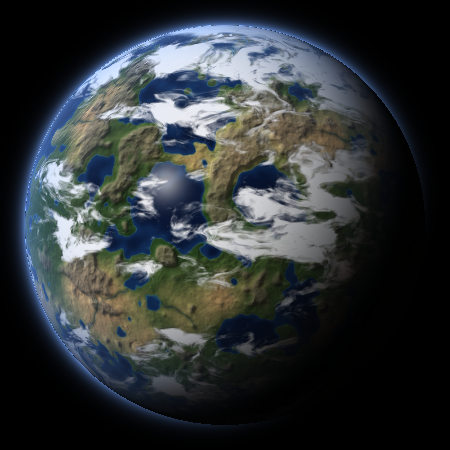
#> input picture tools/Selene/out/selene-globe.png, 450 x 450 px, given in place of moonmap.png, which was not available
$ python paint_selene.py
#> lines starting #> are read from the running program, lines starting #| are printed output that depends on the picture; after the words box and inside, x2 and y2 are one past the last pixel; in counts of white or black regions, pixels touching at a corner belong together; pictures that were not available may be replaced by others from this repository, and a replacement may not be noted
### tools/Selene/selene_lib.py
"""Shared pieces of the Selene painter: sphere-sampled noise, wrap-aware
filters, and the river tracer.

Every map here is equirectangular, 2:1, longitude -180..180 left to right.
Filters wrap horizontally and clamp vertically, and noise is sampled on
the unit sphere rather than the flat map, so nothing seams at the date
line or pinches at the poles.
"""
import numpy as np
from scipy import ndimage

RiverCount = 60
RiverMinLength = 70


def blur(a, sigma):
    # wrap horizontally (longitude), clamp vertically (poles)
    return ndimage.gaussian_filter(a, sigma, mode=('nearest', 'wrap'))


def smoothstep(e0, e1, x):
    t = np.clip((x - e0) / (e1 - e0), 0, 1)
    return t * t * (3 - 2 * t)


def mix(a, b, t):
    return a + (b - a) * t[..., None]


def sphere_coords(h, w):
    lat = (0.5 - (np.arange(h) + 0.5) / h) * np.pi
    lon = ((np.arange(w) + 0.5) / w) * 2 * np.pi - np.pi
    lon, lat = np.meshgrid(lon, lat)
    x = np.cos(lat) * np.cos(lon)
    y = np.cos(lat) * np.sin(lon)
    z = np.sin(lat)
    return x, y, z, np.degrees(lat)


class Noise3:
    """Value noise on a 3D lattice, trilinear, fBm on top."""

    def __init__(self, seed, size=64):
        rng = np.random.default_rng(seed)
        self.size = size
        self.grid = rng.random((size, size, size))

    def value(self, x, y, z):
        n = self.size
        xi, yi, zi = np.floor(x), np.floor(y), np.floor(z)
        fx, fy, fz = x - xi, y - yi, z - zi
        fx, fy, fz = [f * f * (3 - 2 * f) for f in (fx, fy, fz)]
        xi, yi, zi = [v.astype(np.int64) % n for v in (xi, yi, zi)]
        g = self.grid
        res = 0
        for dx in (0, 1):
            for dy in (0, 1):
                for dz in (0, 1):
                    wgt = ((fx if dx else 1 - fx) * (fy if dy else 1 - fy) *
                           (fz if dz else 1 - fz))
                    res = res + wgt * g[(xi + dx) % n, (yi + dy) % n,
                                        (zi + dz) % n]
        return res

    def fbm(self, x, y, z, freq, octaves, gain=0.5):
        total, amp, norm = 0, 1.0, 0
        for o in range(octaves):
            f = freq * (2 ** o)
            total = total + amp * self.value(x * f + 17.3 * o, y * f + 5.1 * o,
                                             z * f + 9.7 * o)
            norm += amp
            amp *= gain
        return total / norm # 0..1, centered ~0.5


def stamp_disc(target, pr, pc, radius):
    h, w = target.shape
    for rr in range(int(pr - radius - 1), int(pr + radius + 2)):
        if rr < 0 or rr >= h:
            continue
        for cc in range(int(pc - radius - 1), int(pc + radius + 2)):
            v = min(max(radius + 0.5 - np.hypot(rr - pr, cc - pc), 0), 1)
            if v > target[rr, cc % w]:
                target[rr, cc % w] = v


def trace_rivers(height, water, land_h, rng):
    h, w = height.shape
    rivers = np.zeros_like(height)
    lakes = np.zeros_like(height)
    # a river that comes near another one joins it instead of running beside
    taken = np.zeros(height.shape, dtype=bool)
    cand = np.argwhere((~water) & (land_h > 0.25) & (land_h < 0.9))
    # keep away from the smeared polar rows
    cand = cand[(cand[:, 0] > h * 0.22) & (cand[:, 0] < h * 0.78)]
    rng.shuffle(cand)
    made = 0
    for r0, c0 in cand:
        if made >= RiverCount:
            break
        if taken[r0, c0]:
            continue
        path = [(r0, c0)]
        r, c = r0, c0 # c is unwrapped, so the smoothing below never jumps
        seen = {(r, c % w)}
        ended_in_water = False
        for _ in range(900):
            best, br, bc = height[r, c % w], None, None
            for dr in (-1, 0, 1):
                for dc in (-1, 0, 1):
                    if dr == 0 and dc == 0:
                        continue
                    rr, cc = r + dr, c + dc
                    if rr < 0 or rr >= h:
                        continue
                    if height[rr, cc % w] < best:
                        best, br, bc = height[rr, cc % w], rr, cc
            if br is None:
                break # a pit: may become a lake below
            r, c = br, bc
            if (r, c % w) in seen:
                break
            seen.add((r, c % w))
            path.append((r, c))
            if water[r, c % w] or taken[r, c % w]:
                ended_in_water = True
                break
        if len(path) < RiverMinLength:
            continue
        pts = np.array(path, dtype=np.float64)
        # an 8-way walk draws stairs; a moving average turns them into bends
        k = 21
        padded = np.vstack([np.repeat(pts[:1], k, 0), pts, np.repeat(pts[-1:], k, 0)])
        kernel = np.ones(k) / k
        smooth = np.stack([np.convolve(padded[:, j], kernel, 'same')[k:-k]
                           for j in (0, 1)], axis=1)
        # a slope-following walk runs straight for long stretches; real
        # rivers do not, so bend it sideways along its own length
        tangent = np.gradient(smooth, axis=0)
        tangent /= np.linalg.norm(tangent, axis=1, keepdims=True) + 1e-9
        normal = np.stack([-tangent[:, 1], tangent[:, 0]], axis=1)
        s_len = np.arange(len(smooth), dtype=np.float64)
        phase = rng.uniform(0, 2 * np.pi, 2)
        swing = (3.5 * np.sin(s_len / 11.0 + phase[0]) +
                 2.0 * np.sin(s_len / 4.7 + phase[1]))
        fade = np.minimum(1, np.minimum(s_len, s_len[::-1]) / 12.0)
        smooth += normal * (swing * fade)[:, None]
        smooth[-1] = pts[-1] # the mouth stays where the water is
        n = len(smooth)
        for i in range(n - 1):
            a, b = smooth[i], smooth[i + 1]
            width = 0.7 + 1.5 * (i / n)
            steps = max(int(np.hypot(*(b - a)) * 2), 1)
            for t in np.linspace(0, 1, steps, endpoint=False):
                pr, pc = a + (b - a) * t
                stamp_disc(rivers, pr, pc, width)
        for pr, pc in pts.astype(int):
            rr0, rr1 = max(pr - 9, 0), min(pr + 10, h)
            cols = np.arange(pc - 9, pc + 10) % w
            taken[rr0:rr1][:, cols] = True
        if not ended_in_water and rng.random() < 0.4:
            pr, pc = smooth[-1]
            stamp_disc(lakes, pr, pc, rng.uniform(3, 7))
        made += 1
    return rivers, lakes, made

### tools/Selene/paint_selene.py
"""Paints Selene - the living anti-moon of the lore - over the menu's moon
map, aiming at "photo from orbit", not "atlas".

Dark albedo (old lava plains) stands in for lowland and becomes sea, so
the Moon's face stays recognizable. Land colour comes from a climate
model: latitude belts, moisture from the coast, cold with height. Relief
is baked in as hill shading, rivers are forest corridors. Clouds and the
water mask are separate maps so a renderer can spin the clouds on their
own and put a sun glint on the sea.

  python paint_selene.py [moonmap.png]        surface + water mask
  python paint_selene.py clouds               cloud layer

Outputs go to out/, 2048x1024 like the menu's moonmap:
  selenemap.png         surface
  selenemap-water.png   255 = sea (ice excluded)
  selenemap-clouds.png  255 = opaque cloud

Every random choice is seeded: the same moonmap gives the same planet.
"""
import sys
from pathlib import Path

import numpy as np
from PIL import Image
from scipy import ndimage
from selene_lib import Noise3, blur, smoothstep, mix, sphere_coords, trace_rivers

OutDir = Path(__file__).parent / 'out'

Seed = 1999
SeaShare = 0.28 # darkest share of the lit rows that becomes water
IceCapLat = 72.0
MinLakeArea = 40 # water specks smaller than this (px) dry up
ReliefStrength = 4.0


def C(*v):
    return np.array(v, dtype=np.float64)[None, None] / 255


def climate_moisture(lat, noise_field, coast_dist):
    alat = np.abs(lat)
    # Hadley cells: wet equator, dry 20-30, wet storm tracks 45-60
    belt = (0.62 * np.exp(-(lat / 13.0) ** 2) +
            0.50 * np.exp(-((alat - 52) / 13.0) ** 2) + 0.18)
    coast = 0.30 * np.exp(-coast_dist / 55.0)
    return np.clip(belt + coast + (noise_field - 0.5) * 0.95, 0, 1.2)


def hillshade(height, lat):
    # equirect texels are narrower toward the poles: steepen x accordingly
    coslat = np.clip(np.cos(np.radians(lat)), 0.15, 1)
    gy = np.gradient(height, axis=0)
    # x wraps around the date line; np.gradient would go one-sided there
    gx = (np.roll(height, -1, axis=1) - np.roll(height, 1, axis=1)) / 2
    gx = gx / coslat
    nx, ny, nz = -gx * ReliefStrength, gy * ReliefStrength, np.ones_like(gx)
    norm = np.sqrt(nx * nx + ny * ny + nz * nz)
    light = np.array([-0.6, 0.6, 0.53]) # from north-west, fairly low
    light /= np.linalg.norm(light)
    shade = (nx * light[0] + ny * light[1] + nz * light[2]) / norm
    flat = light[2]
    return shade / flat # 1.0 = flat ground


def paint(moonmap_path):
#> called with moonmap_path = 'moonmap.png'
    src = np.asarray(Image.open(moonmap_path).convert('RGB'), dtype=np.float64) / 255
    albedo = src.mean(axis=2)
    h, w = albedo.shape
#> h = 450; w = 450
    x, y, z, lat = sphere_coords(h, w)
    alat = np.abs(lat)
    noise = Noise3(Seed)
    rng = np.random.default_rng(Seed)

    coast_coarse = noise.fbm(x, y, z, 6.0, 5) - 0.5
    coast_fine = noise.fbm(x + 9, y, z, 40.0, 3) - 0.5
    moist_noise = noise.fbm(x + 3, y, z, 3.5, 5)
    grain = noise.fbm(x, y + 7, z, 26.0, 3) - 0.5
#> call 4 of fbm, with freq = 26, octaves = 3, gain = 0.5
#> after the loop in fbm (call 4), `for o in range(octaves):`:
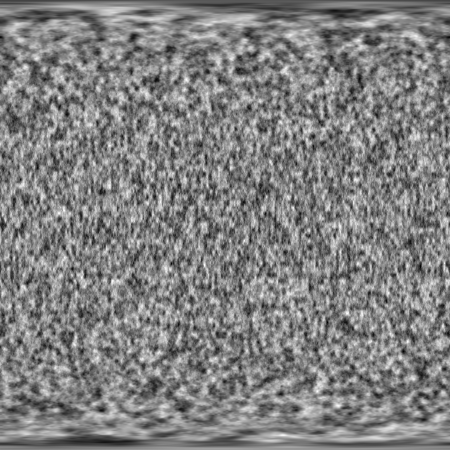
#> total: shape (450, 450) float64; min 0.136, max 1.6, mean 0.879; drawn with min black and max white
    ridged = 1 - np.abs(noise.fbm(x, y, z + 4, 9.0, 5) * 2 - 1)
#> after the loop in fbm (call 5), `for o in range(octaves):`:
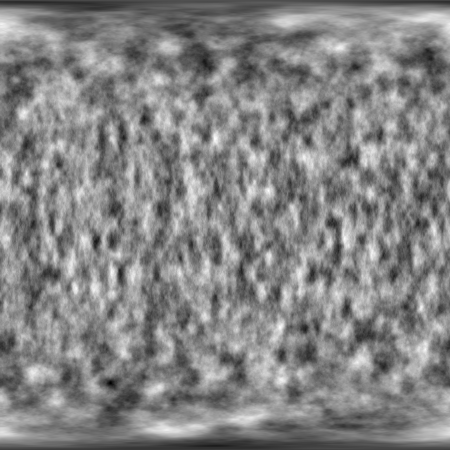
#> total: shape (450, 450) float64; min 0.152, max 1.67, mean 0.941; drawn with min black and max white

    relief = blur(albedo, 5) - blur(albedo, 90)
    shaped = relief + coast_coarse * 0.03 + coast_fine * 0.012
    lit = shaped[int(h * 0.15):int(h * 0.85)]
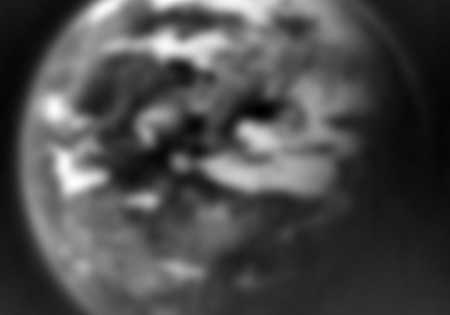
#> lit: shape (315, 450) float64; min -0.206, max 0.606, mean 0.0347; drawn with min black and max white
    sea_level = np.percentile(lit, SeaShare * 100)
#> sea_level = -0.0887
    top, bottom = np.percentile(lit, 97), np.percentile(lit, 2)
#> top = 0.404; bottom = -0.174
    water = shaped < sea_level
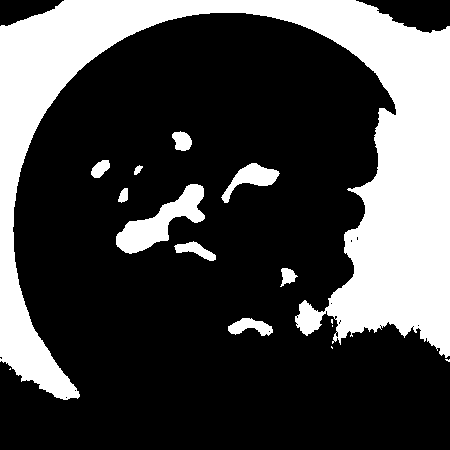
#> water: shape (450, 450) bool; 28% white; 15 white regions (5 under 20 px), largest, box (x1, y1, x2, y2) and area: (0, 0, 450, 400) 51727, (116, 184, 205, 254) 2438, (221, 163, 280, 203) 876

    # drop specks: tiny water blobs become land
    labels, count = ndimage.label(water)
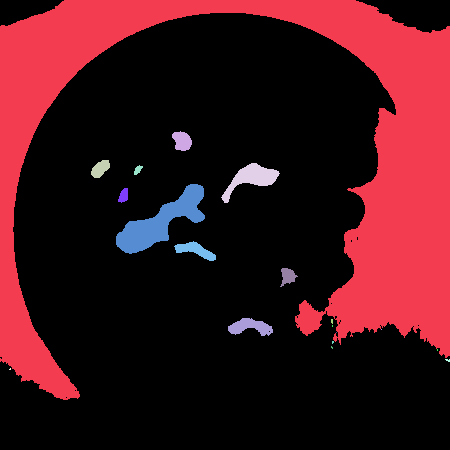
#> labels: shape (450, 450) int32; 20 distinct labels, from 0 to 19; one colour per label, 0 black
#> count = 19
    sizes = ndimage.sum(water, labels, index=np.arange(1, count + 1))
#> sizes = 19 values, max 51718 at index 0, min 1 at index 12, mean 2989.2
    water = water & (sizes[labels - 1] >= MinLakeArea) & (labels > 0)
#> water: shape (450, 450) bool; 28% white; 10 white regions, largest, box (x1, y1, x2, y2) and area: (0, 0, 450, 400) 51718, (116, 184, 205, 254) 2438, (221, 163, 280, 203) 876
    water_t = ndimage.gaussian_filter(water.astype(np.float64), 0.7,
                                      mode=('nearest', 'wrap'))

    land_h = np.clip((shaped - sea_level) / (top - sea_level), 0, 1)
    depth = np.clip((sea_level - shaped) / (sea_level - bottom), 0, 1)
    coast_dist = ndimage.distance_transform_edt(~water)

    # height for shading: broad land height, crater rims from the moon
    # itself, and ridged mountain chains where the land is high
    craters = blur(albedo, 1.2) - blur(albedo, 6)
    mountains = ridged ** 2 * smoothstep(0.45, 0.9, land_h)
    height = land_h * 0.6 + craters * 0.9 + mountains * 0.9
    height = np.where(water, 0.0, height)
    shade = hillshade(blur(height, 0.8), lat)
#> in hillshade, `nx, ny, nz = -gx * ReliefStrength, gy * ReliefStrength, np.ones_like(gx)`: nz: shape (450, 450) float64; every value is 1
    # the source map is smeared near the poles: no relief from there
    shade = 1 + (shade - 1) * smoothstep(68, 58, alat)
#> call 2 of smoothstep, with e0 = 68, e1 = 58
#> in smoothstep (call 2), `return t * t * (3 - 2 * t)`:
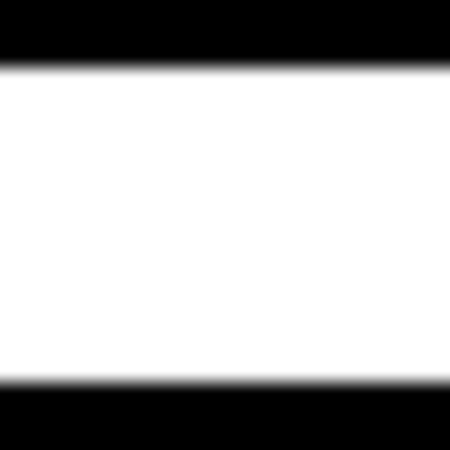
#> returned value: shape (450, 450) float64; min 0, max 1, mean 0.7
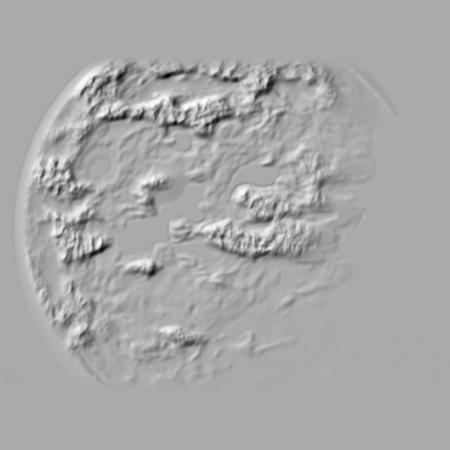
#> shade: shape (450, 450) float64; min -0.759, max 1.88, mean 0.981; drawn with min black and max white
    gy, gx = np.gradient(blur(height, 1.5))
    slope = np.hypot(gx, gy) * 60
    detail = np.clip(albedo / (blur(albedo, 3) + 1e-4), 0.7, 1.4)

    moisture = climate_moisture(lat, moist_noise, coast_dist)
    temperature = 1.0 - (alat / 80.0) ** 2.2 - land_h * 0.4 + grain * 0.1

    rain_forest, forest = C(28, 50, 22), C(46, 64, 30)
    boreal, savanna = C(34, 46, 30), C(118, 110, 64)
    desert, red_desert = C(192, 166, 118), C(170, 124, 82)
    tundra, rock, snow = C(104, 96, 78), C(90, 80, 64), C(232, 236, 240)

    green = mix(savanna, forest, smoothstep(0.35, 0.62, moisture))
    green = mix(green, rain_forest,
                smoothstep(0.75, 0.95, moisture) * smoothstep(0.6, 0.85, temperature))
    arid = mix(red_desert, desert, smoothstep(0.3, 0.6, moist_noise))
    arid = arid + (savanna - arid) * 0.35
    land = mix(arid, green, smoothstep(0.2, 0.42, moisture))
    land = mix(land, boreal, smoothstep(0.48, 0.3, temperature) * smoothstep(0.3, 0.5, moisture))
    land = mix(land, tundra, smoothstep(0.3, 0.12, temperature))
    rockiness = (land_h * 0.55 + mountains * 0.5 + np.clip(slope, 0, 1) * 0.35 +
                 grain * 0.3)
    land = mix(land, rock, smoothstep(0.6, 1.0, rockiness) * 0.7)
    snowline = smoothstep(0.1, -0.02, temperature + grain * 0.15 - mountains * 0.12)
    land = mix(land, snow, snowline)

    # rivers: forest corridors, water only near the mouth of long ones
    meander = noise.fbm(x, y, z + 11, 14.0, 3) - 0.5
    field = (blur(albedo, 14) - blur(albedo, 90) + coast_coarse * 0.012 +
             meander * 0.012)
    rivers, lakes, _ = trace_rivers(field, water, land_h, rng)
#> in trace_rivers, `cand = np.argwhere((~water) & (land_h > 0.25) & (land_h < 0.9))`: cand = 61512 pairs, first value 18 to 406, second value 19 to 361
#> in trace_rivers, `cand = cand[(cand[:, 0] > h * 0.22) & (cand[:, 0] < h * 0.78)]`: cand = 46281 pairs, first value 100 to 350, second value 19 to 361
#> the loop in trace_rivers, `for r0, c0 in cand:` made 46281 passes
#> (r0, c0) on passes 1 to 3: (129, 83), (287, 193), (147, 72)
    land = mix(land, forest * 0.85, np.clip(blur(rivers, 3) * 1.6, 0, 0.5))
    land = mix(land, C(24, 44, 58), np.clip(rivers - 0.6, 0, 1) * 1.2)
    land = mix(land, C(16, 36, 62), lakes)

    land = land * np.clip(shade, 0.45, 1.5)[..., None]
    land = land * (detail[..., None] ** 0.45)
    land = land * (0.94 + grain[..., None] * 0.22)

    deep, mid, shallow = C(6, 16, 40), C(12, 34, 70), C(34, 78, 96)
    sea = mix(shallow, mid, smoothstep(0.0, 0.1, depth))
    sea = mix(sea, deep, smoothstep(0.1, 0.8, depth))
    sea = sea * (0.96 + grain[..., None] * 0.12)

    out = mix(land, sea, water_t)

    ice = smoothstep(IceCapLat - 2, IceCapLat + 3, alat + coast_coarse * 12)
    ice_col = C(226, 234, 242) * (0.93 + grain[..., None] * 0.12)
    out = mix(out, ice_col, ice)
    water_mask = water_t * (1 - ice)

    out = np.clip(out, 0, 1) ** 0.95
    OutDir.mkdir(exist_ok=True)
    Image.fromarray((out * 255 + 0.5).astype(np.uint8)).save(OutDir / 'selenemap.png')
    Image.fromarray((water_mask * 255 + 0.5).astype(np.uint8)).save(
        OutDir / 'selenemap-water.png')
    print(f'water {water.mean():.0%}')
#| water 28%


def clouds():
    h, w = 1024, 2048
    x, y, z, lat = sphere_coords(h, w)
    alat = np.abs(lat)
    noise = Noise3(77)
    # domain warp twice: turns blobs into swirls and streaks
    zs = z * 1.8 # stretch east-west
    q = [noise.fbm(x + o, y, zs, 2.5, 4) - 0.5 for o in (0.0, 5.2, 9.1)]
    x1, y1, z1 = x + q[0] * 0.7, y + q[1] * 0.7, zs + q[2] * 0.45
    r = [noise.fbm(x1 + o, y1, z1, 3.5, 4) - 0.5 for o in (1.7, 8.3, 2.8)]
    x2, y2, z2 = x1 + r[0] * 0.22, y1 + r[1] * 0.22, z1 + r[2] * 0.15
    base = noise.fbm(x2, y2, z2, 4.0, 7)
    fine = noise.fbm(x2, y2, z2, 24.0, 4)
    # where clouds live: equator band, storm tracks, little over the subtropics
    belt = (0.10 * np.exp(-(lat / 7.0) ** 2) +
            0.12 * np.exp(-((alat - 55) / 12.0) ** 2) -
            0.07 * np.exp(-((alat - 25) / 8.0) ** 2))
    c = base + belt + (fine - 0.5) * 0.22
    cover = smoothstep(0.47, 0.68, c) ** 1.3 * 0.95
    OutDir.mkdir(exist_ok=True)
    Image.fromarray((cover * 255 + 0.5).astype(np.uint8)).save(
        OutDir / 'selenemap-clouds.png')
    print(f'cloud cover {cover.mean():.0%}')


if __name__ == '__main__':
    if 'clouds' in sys.argv[1:]:
        clouds()
    else:
        paint(sys.argv[1] if len(sys.argv) > 1 else 'moonmap.png')
